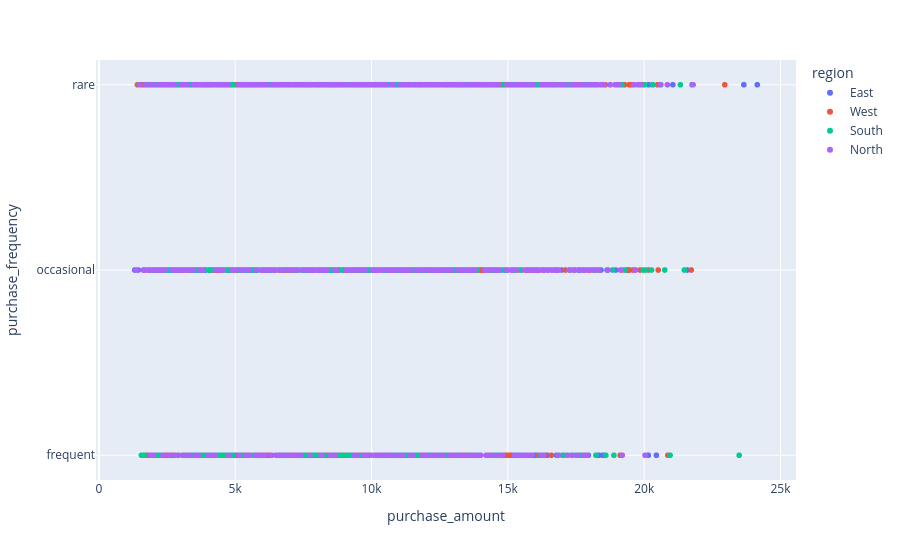

Write notebook code for a chart like this one.
### Code cell
fig = px.scatter(df19, x="purchase_amount", y="purchase_frequency", color = "region")
fig.show()

### Figure 1 — Plotly figure (JSON) as saved in the notebook; plotly's stock layout.template omitted (floating-point values rounded to 4 significant figures; data arrays with more than 128 entries replaced by an {"elided": "..."} marker saying what was removed)
{"data": [{"hovertemplate": "region=East<br>purchase_amount=%{x}<br>purchase_frequency=%{y}<extra></extra>", "legendgroup": "East", "marker": {"color": "#636efa", "symbol": "circle"}, "mode": "markers", "name": "East", "showlegend": true, "type": "scattergl", "x": {"elided": "857 int values"}, "xaxis": "x", "y": {"elided": "857 str values"}, "yaxis": "y"}, {"hovertemplate": "region=West<br>purchase_amount=%{x}<br>purchase_frequency=%{y}<extra></extra>", "legendgroup": "West", "marker": {"color": "#EF553B", "symbol": "circle"}, "mode": "markers", "name": "West", "showlegend": true, "type": "scattergl", "x": {"elided": "903 int values"}, "xaxis": "x", "y": {"elided": "903 str values"}, "yaxis": "y"}, {"hovertemplate": "region=South<br>purchase_amount=%{x}<br>purchase_frequency=%{y}<extra></extra>", "legendgroup": "South", "marker": {"color": "#00cc96", "symbol": "circle"}, "mode": "markers", "name": "South", "showlegend": true, "type": "scattergl", "x": {"elided": "603 int values"}, "xaxis": "x", "y": {"elided": "603 str values"}, "yaxis": "y"}, {"hovertemplate": "region=North<br>purchase_amount=%{x}<br>purchase_frequency=%{y}<extra></extra>", "legendgroup": "North", "marker": {"color": "#ab63fa", "symbol": "circle"}, "mode": "markers", "name": "North", "showlegend": true, "type": "scattergl", "x": {"elided": "637 int values"}, "xaxis": "x", "y": {"elided": "637 str values"}, "yaxis": "y"}], "layout": {"legend": {"title": {"text": "region"}, "tracegroupgap": 0}, "margin": {"t": 60}, "xaxis": {"anchor": "y", "domain": [0, 1], "title": {"text": "purchase_amount"}}, "yaxis": {"anchor": "x", "domain": [0, 1], "title": {"text": "purchase_frequency"}}}}
